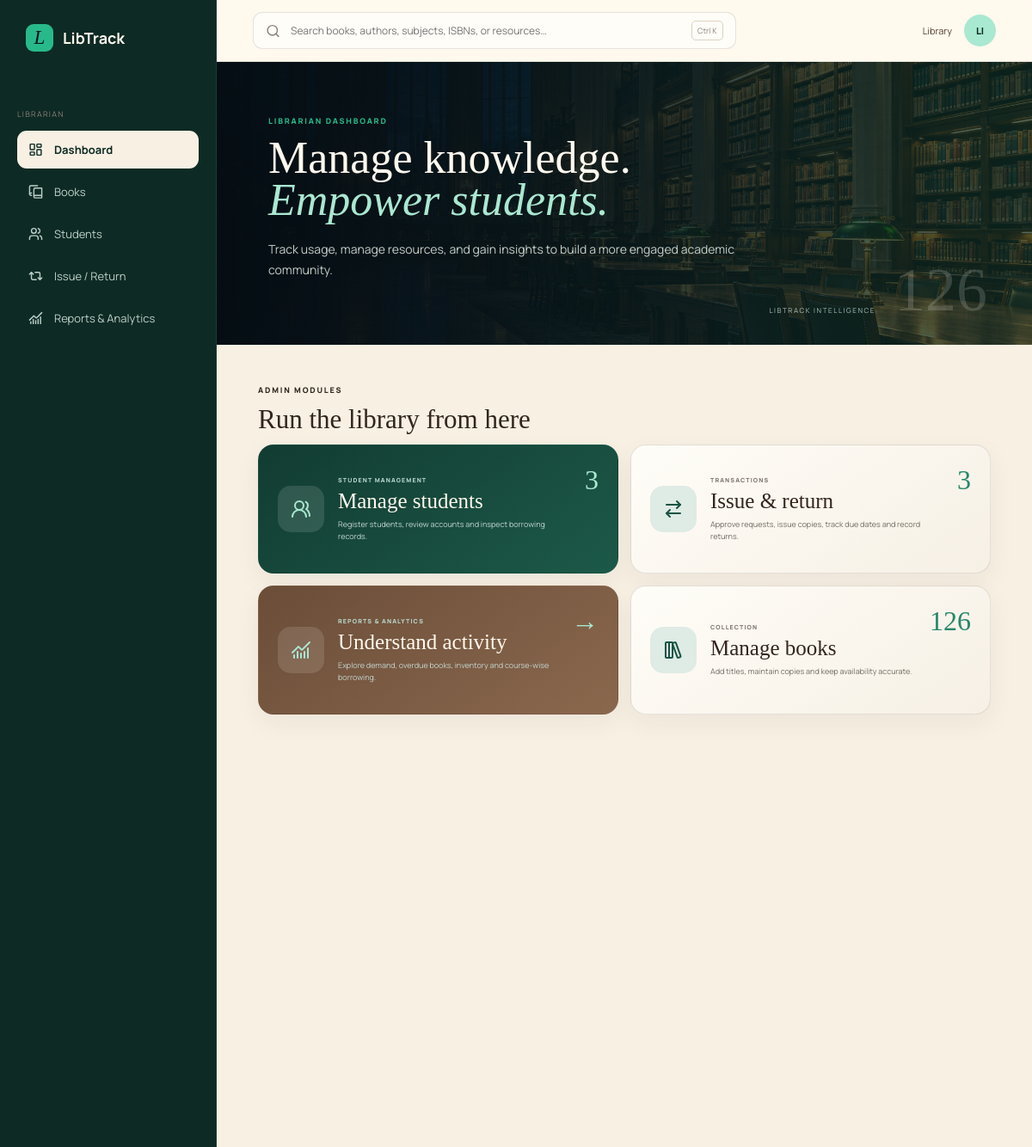
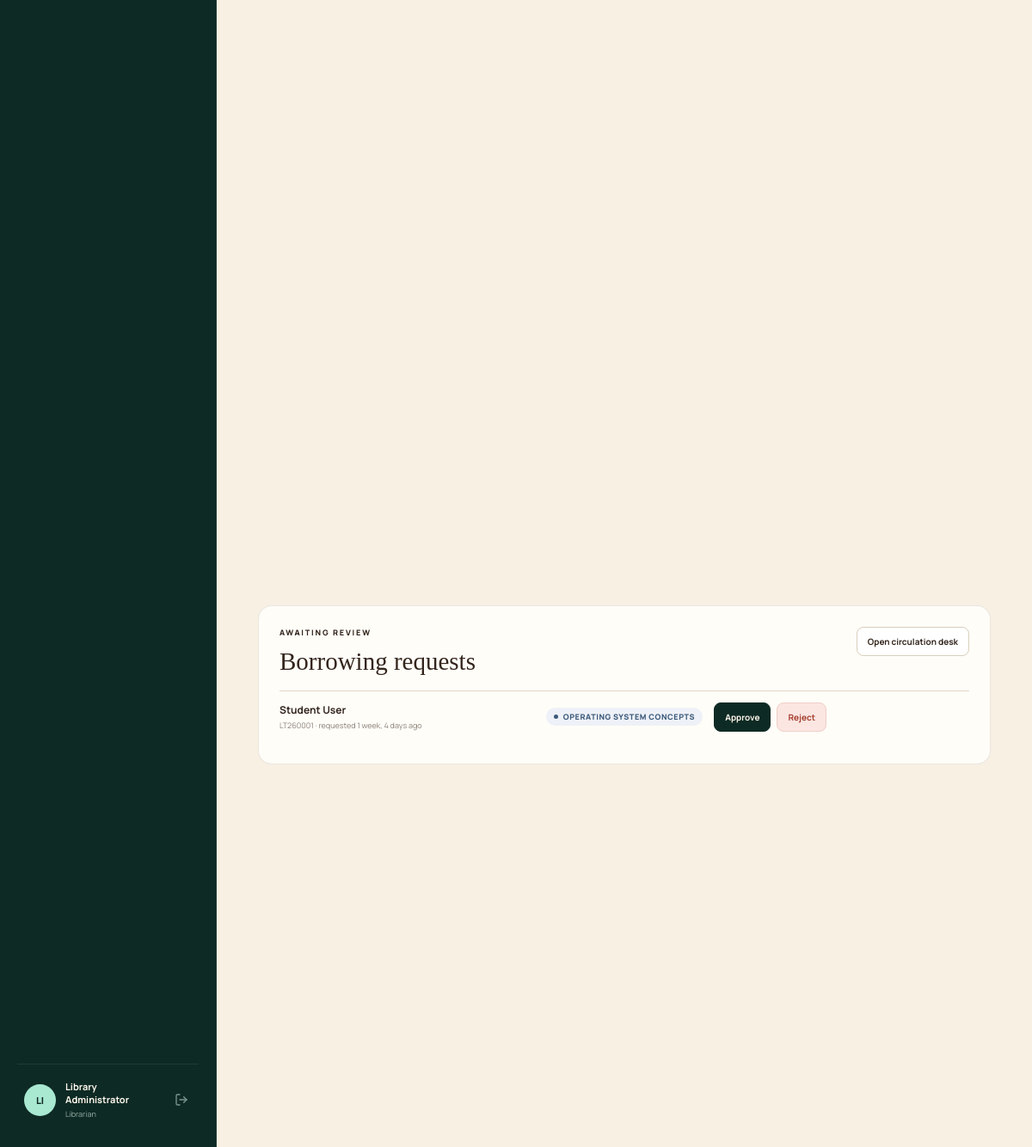
The app's page /librarian/ (signed in) with its own data (2 pictures, top to bottom).
### core/models.py (models this page shows, shortened)
class TimestampedModel(models.Model):
    created_at = models.DateTimeField(auto_now_add=True)
    updated_at = models.DateTimeField(auto_now=True)
    class Meta:
        abstract = True

class Loan(TimestampedModel):
    class Status(models.TextChoices):
        REQUESTED = "requested", "Requested"
        ISSUED = "issued", "Issued"
        RETURNED = "returned", "Returned"
        OVERDUE = "overdue", "Overdue"
        REJECTED = "rejected", "Rejected"
    ACTIVE_STATUSES = (Status.REQUESTED, Status.ISSUED, Status.OVERDUE)
    ON_LOAN_STATUSES = (Status.ISSUED, Status.OVERDUE)
    CLOSED_STATUSES = (Status.RETURNED, Status.REJECTED)
    student = models.ForeignKey(
        StudentProfile, on_delete=models.PROTECT, related_name="loans")
    book = models.ForeignKey(Book, on_delete=models.PROTECT, related_name="loans")
    copy = models.ForeignKey(
        BookCopy, null=True, blank=True, on_delete=models.PROTECT, related_name="loans")
    status = models.CharField(
        max_length=10, choices=Status.choices, default=Status.REQUESTED, db_index=True)
    requested_at = models.DateTimeField(auto_now_add=True)
    issued_at = models.DateTimeField(null=True, blank=True)
    due_at = models.DateTimeField(null=True, blank=True, db_index=True)
    returned_at = models.DateTimeField(null=True, blank=True)
    renewal_count = models.PositiveSmallIntegerField(
        default=0, validators=[MaxValueValidator(5)])
    fine_amount = models.DecimalField(
        max_digits=8, decimal_places=2, default=0, validators=[MinValueValidator(0)])
    issued_by = models.ForeignKey(
        settings.AUTH_USER_MODEL, null=True, blank=True, on_delete=models.SET_NULL,
        related_name="loans_issued")
    received_by = models.ForeignKey(
        settings.AUTH_USER_MODEL, null=True, blank=True, on_delete=models.SET_NULL,
        related_name="loans_received")
    notes = models.TextField(blank=True)
    class Meta:
        ordering = ["-created_at"]
        indexes = [
            models.Index(fields=["student", "status"], name="loan_student_status_idx"),
            models.Index(fields=["status", "due_at"], name="loan_status_due_idx"),
            models.Index(fields=["book", "status"], name="loan_book_status_idx"),
            models.Index(fields=["created_at"], name="loan_created_idx"),
        ]
        constraints = [
            models.CheckConstraint(
                condition=models.Q(fine_amount__gte=0), name="loan_fine_nonnegative"),
            models.CheckConstraint(
                condition=models.Q(issued_at__isnull=True, due_at__isnull=True)
                | models.Q(due_at__gte=models.F("issued_at")),
                name="loan_due_after_issue"),
            models.CheckConstraint(
                condition=models.Q(returned_at__isnull=True)
                | models.Q(issued_at__isnull=True)
                | models.Q(returned_at__gte=models.F("issued_at")),
                name="loan_return_after_issue"),
        ]

class StudentProfile(TimestampedModel):
    user = models.OneToOneField(
        settings.AUTH_USER_MODEL, on_delete=models.CASCADE, related_name="student_profile")
    student_id = models.CharField(max_length=32, unique=True)
    department = models.CharField(max_length=100, blank=True)
    semester = models.PositiveSmallIntegerField(
        null=True, blank=True,
        validators=[MinValueValidator(1), MaxValueValidator(12)])
    phone = models.CharField(max_length=24, blank=True)
    enrollment_year = models.PositiveSmallIntegerField(null=True, blank=True)
    is_active = models.BooleanField(default=True, db_index=True)
    class Meta:
        ordering = ["student_id"]
        indexes = [
            models.Index(fields=["department", "semester"], name="student_dept_sem_idx"),
        ]
        constraints = [
            models.CheckConstraint(
                condition=models.Q(semester__isnull=True)
                | models.Q(semester__gte=1, semester__lte=12),
                name="student_semester_1_to_12"),
        ]
    @property
    def display_name(self):
        return self.user.get_full_name() or self.user.get_username()

class Book(TimestampedModel):
    title = models.CharField(max_length=240, db_index=True)
    slug = models.SlugField(max_length=260, unique=True, blank=True)
    subtitle = models.CharField(max_length=240, blank=True)
    isbn = models.CharField(max_length=20, unique=True, null=True, blank=True)
    authors = models.ManyToManyField(Author, related_name="books", blank=True)
    categories = models.ManyToManyField(Category, related_name="books", blank=True)
    subject = models.ForeignKey(
        Subject, null=True, blank=True, on_delete=models.SET_NULL, related_name="books")
    publisher = models.CharField(max_length=160, blank=True)
    publication_year = models.PositiveSmallIntegerField(null=True, blank=True)
    edition = models.CharField(max_length=40, blank=True)
    language = models.CharField(max_length=40, default="English")
    page_count = models.PositiveIntegerField(null=True, blank=True)
    description = models.TextField(blank=True)
    cover = models.ImageField(upload_to="covers/", blank=True, null=True)
    cover_family = models.CharField(max_length=40, blank=True, db_index=True)
    featured = models.BooleanField(default=False, db_index=True)
    is_active = models.BooleanField(default=True, db_index=True)
    objects = BookQuerySet.as_manager()
    class Meta:
        ordering = ["title"]
        indexes = [
            models.Index(fields=["is_active", "title"], name="book_active_title_idx"),
            models.Index(fields=["is_active", "featured"], name="book_active_featured_idx"),
            models.Index(fields=["subject", "publication_year"], name="book_subject_year_idx"),
        ]

### core/views.py (the view)
# urls.py: path("librarian/", views.librarian_dashboard, name="librarian"),
@_librarian_required
def librarian_dashboard(request):
    data = services.librarian_dashboard_data()
    return render(request, "librarian/dashboard.html", {
        "stats": data,
        "pending_requests": Loan.objects.filter(
            status=Loan.Status.REQUESTED).select_related("student__user", "book")[:6],
        "top_books": (Book.objects.active()
                      .annotate(borrow_count=Count("loans", distinct=True))
                      .order_by("-borrow_count", "title")[:5]),
        "section": "librarian",
    })

### templates/librarian/dashboard.html (shortened to what this page needs)
{% extends "base.html" %}
{% block content %}
<div class="app-shell">
  {% include "partials/sidebar.html" %}
  <main class="app-main">
    {% include "partials/topbar.html" %}
    <section class="librarian-hero">
      <div>
        <p class="app-eyebrow">LIBRARIAN DASHBOARD</p>
        <h1>Manage knowledge.<br><em>Empower students.</em></h1>
        <p>Track usage, manage resources, and gain insights to build a more engaged academic community.</p>
      </div>
      <div class="archive-mark"><span>LIBTRACK INTELLIGENCE</span><b>{{ stats.total_books }}</b></div>
    </section>
    <section class="content-pad" id="analytics">
      <div class="section-heading module-heading">
        <div><p class="app-eyebrow">ADMIN MODULES</p><h2>Run the library from here</h2></div>
      </div>
      <nav class="module-grid admin-modules" aria-label="Librarian modules">
        <a class="module-card module-card-emerald" href="{% url 'core:librarian_students' %}">
          <span class="module-icon"><i data-lucide="users-round"></i></span>
          <span class="module-copy"><small>STUDENT MANAGEMENT</small><strong>Manage students</strong><em>Register students, review accounts and inspect borrowing records.</em></span>
          <span class="module-value">{{ stats.student_count }}</span>
        </a>
        <a class="module-card" href="{% url 'core:librarian_circulation' %}">
          <span class="module-icon"><i data-lucide="arrow-right-left"></i></span>
          <span class="module-copy"><small>TRANSACTIONS</small><strong>Issue &amp; return</strong><em>Approve requests, issue copies, track due dates and record returns.</em></span>
          <span class="module-value">{{ stats.current_loans }}</span>
        </a>
        <a class="module-card module-card-warm" href="{% url 'core:librarian_reports' %}">
          <span class="module-icon"><i data-lucide="chart-no-axes-combined"></i></span>
          <span class="module-copy"><small>REPORTS &amp; ANALYTICS</small><strong>Understand activity</strong><em>Explore demand, overdue books, inventory and course-wise borrowing.</em></span>
          <span class="module-arrow">→</span>
        </a>
        <a class="module-card" href="{% url 'core:librarian_books' %}">
          <span class="module-icon"><i data-lucide="library-big"></i></span>
          <span class="module-copy"><small>COLLECTION</small><strong>Manage books</strong><em>Add titles, maintain copies and keep availability accurate.</em></span>
          <span class="module-value">{{ stats.total_books }}</span>
        </a>
      </nav>
      <div class="metric-grid four">
      </div>
      <div class="analytics-grid">
      </div>
      <div class="analytics-grid" style="margin-top:16px">
      </div>
      {% if pending_requests %}
        <div class="panel" id="requests" style="margin:16px 0">
          <div class="panel-head">
            <div><p class="app-eyebrow">AWAITING REVIEW</p><h2>Borrowing requests</h2></div>
            <a class="btn-inline" href="{% url 'core:librarian_circulation' %}">Open circulation desk</a>
          </div>
          <div class="desk-list">
            {% for loan in pending_requests %}
              <div class="desk-row">
                <div><strong>{{ loan.student.display_name }}</strong><small>{{ loan.student.student_id }} · requested {{ loan.requested_at|timesince }} ago</small></div>
                <span class="badge badge-requested"><i></i>{{ loan.book.title }}</span>
                <div class="desk-actions">
                  <form method="post" action="{% url 'core:librarian_request_approve' loan.pk %}" class="form-inline">{% csrf_token %}<button class="btn-inline is-primary" type="submit">Approve</button></form>
                  <form method="post" action="{% url 'core:librarian_request_reject' loan.pk %}" class="form-inline">{% csrf_token %}<button class="btn-inline is-danger" type="submit">Reject</button></form>
                </div>
              </div>
            {% endfor %}
          </div>
        </div>
      {% endif %}
      <div class="operations-grid" id="activity">
      </div>
    </section>
  </main>
</div>
{% endblock %}

### templates/partials/sidebar.html (shortened to what this page needs)
<aside class="app-sidebar" id="app-sidebar">
  <a class="brand sidebar-brand" href="{% url 'core:home' %}"><span class="brand-mark">L</span><span>LibTrack</span></a>
  <nav class="side-nav" aria-label="Product navigation">
    {% if request.user.is_staff %}
      <p class="nav-label">Librarian</p>
      <a class="{% if section == 'librarian' %}active{% endif %}" href="{% url 'core:librarian' %}"><i data-lucide="layout-dashboard"></i>Dashboard</a>
      <a class="" href="{% url 'core:librarian_books' %}"><i data-lucide="book-copy"></i>Books</a>
      <a class="" href="{% url 'core:librarian_students' %}"><i data-lucide="users"></i>Students</a>
      <a class="{% if request.resolver_match.url_name == 'librarian_circulation' %}active{% endif %}" href="{% url 'core:librarian_circulation' %}"><i data-lucide="repeat-2"></i>Issue / Return</a>
      <a class="{% if request.resolver_match.url_name == 'librarian_reports' %}active{% endif %}" href="{% url 'core:librarian_reports' %}"><i data-lucide="chart-no-axes-combined"></i>Reports &amp; Analytics</a>
    {% endif %}
  </nav>
  <div class="sidebar-user">
    <span class="avatar">{% if request.user.is_authenticated %}{{ request.user.first_name|default:request.user.username|slice:":2"|upper }}{% else %}LT{% endif %}</span>
    <div>
      <strong>{% if request.user.is_authenticated %}{{ request.user.get_full_name|default:request.user.username }}{% else %}Guest reader{% endif %}</strong>
      <small>{% if request.user.is_staff %}Librarian{% elif request.user.student_profile %}{{ request.user.student_profile.department|default:"Student" }}{% else %}Browse the collection{% endif %}</small>
    </div>
    {% if request.user.is_authenticated %}
      <form method="post" action="{% url 'core:logout' %}">{% csrf_token %}<button type="submit" aria-label="Sign out" title="Sign out" class="sidebar-icon-button"><i data-lucide="log-out"></i></button></form>
    {% else %}
      <a href="{% url 'core:portal_select' %}" aria-label="Sign in"><i data-lucide="log-in"></i></a>
    {% endif %}
  </div>
</aside>

### templates/partials/topbar.html (shortened to what this page needs)
<header class="app-topbar">
  <form class="top-search" action="{% url 'core:discover' %}" method="get" role="search"><i data-lucide="search"></i><label class="visually-hidden" for="topbar-search">Search the catalogue</label><input id="topbar-search" name="q" value="{{ request.GET.q|default:'' }}" aria-label="Global search" placeholder="Search books, authors, subjects, ISBNs, or resources…"><kbd>Ctrl K</kbd></form>
  <div class="top-actions">
    {% if request.user.is_authenticated %}
      <span class="topbar-name">{{ request.user.first_name|default:request.user.username }}</span>
      <a class="mini-avatar" href="{% if request.user.is_staff %}{% url 'core:librarian' %}{% else %}{% url 'core:student' %}{% endif %}" aria-label="Go to my dashboard">{{ request.user.first_name|default:request.user.username|slice:":2"|upper }}</a>
    {% else %}
      <a href="{% url 'core:portal_select' %}">Sign in</a>
    {% endif %}
  </div>
</header>

### records on screen
Loan: student.display_name "Student User", student.student_id "LT260001", requested_at "1 week, 4 days", book "OPERATING SYSTEM CONCEPTS"

### other values on screen
{{ request.user.first_name|default:request.user.username|slice:":2"|upper }} "LI"
{{ request.user.get_full_name|default:request.user.username }} "Library Administrator"
{{ request.user.first_name|default:request.user.username }} "Library"
{{ stats.total_books }} "126"
{{ stats.student_count }} "3"
{{ stats.current_loans }} "3"
